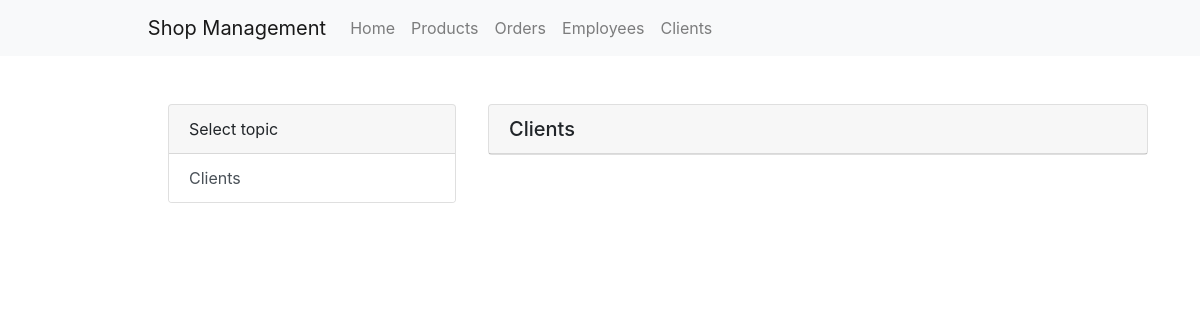
Before: /clients/ with the older database file.
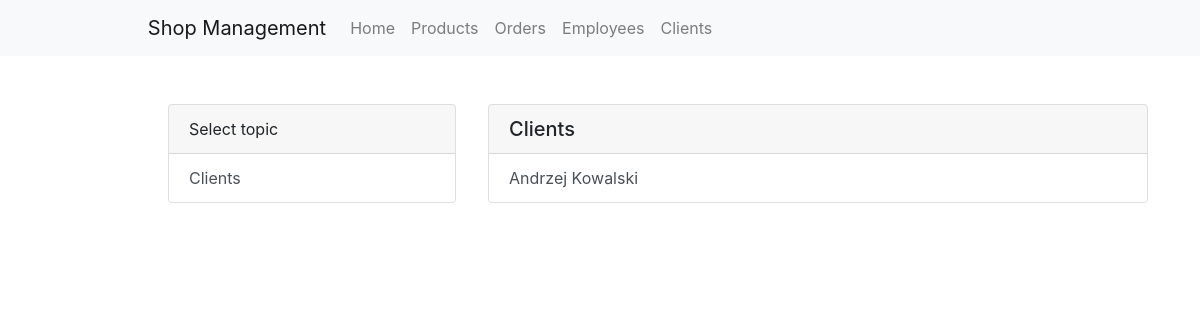
After: the same page with the newer database file.
### clients/models.py (models this page shows)
class Client(models.Model):
    name = models.CharField(max_length=100)
    surname = models.CharField(max_length=100)
    phone_number = models.CharField(max_length=9)
    email = models.EmailField(blank=True, null=True)
    discount_card_code = models.CharField(max_length=100, blank=True, null=True)
    def __str__(self):
        return f'{self.name} {self.surname}'

### clients/views.py (the view)
# urls.py: path('', views.ClientListView.as_view(), name='client-list'),
class ClientListView(generic.ListView):
    model = Client
    paginate_by = 20
    template_name = 'client_list.html'
    def get_context_data(self,**kwargs):
        context = super().get_context_data(**kwargs)
        context['name'] = 'Clients'
        return context

### templates/client_list.html
{% extends "base.html" %}
{% block content%}
    <div style="width: 90%; margin-left: 5%;">
        <div class="position-fixed card" style="width: 18rem;">
            <div class="card-header">
              Select topic
            </div>
            <ul class="list-group list-group-flush">
                <a class="list-group-item list-group-item-action" href="{% url 'clients:client-list' %}">Clients</a>
            </ul>
        </div>
        {% include "list.html" %}
    </div>
{% endblock %}

### templates/list.html
<div class="position-fixed card" style="width: 55%; margin-left: 20rem;">
    <ul class="list-group list-group-flush">
        <div class="card-header">
            <h5 style="margin-bottom: 0;">{{ name }}</h5>
          </div>
        {% for obj in object_list %}
            {% if name == 'Products' %}
                <a class="list-group-item list-group-item-action" href="{{ obj.code }}">{{ obj }}</a>
            {% else %}
                <a class="list-group-item list-group-item-action" href="{{ obj.id }}">{{ obj }}</a>
            {% endif %}
        {% endfor %}
    </ul>
</div>

Changed rows visible on the page:
added Client: name+surname "Andrzej Kowalski"
